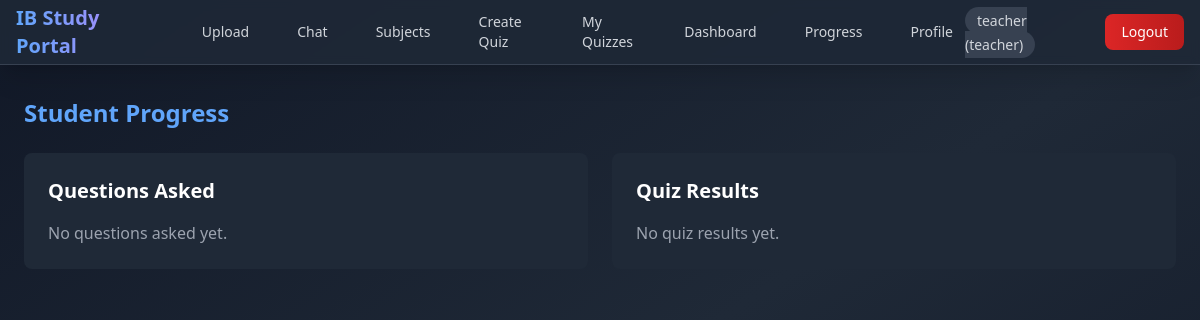
The app's page /progress (signed in), older data.
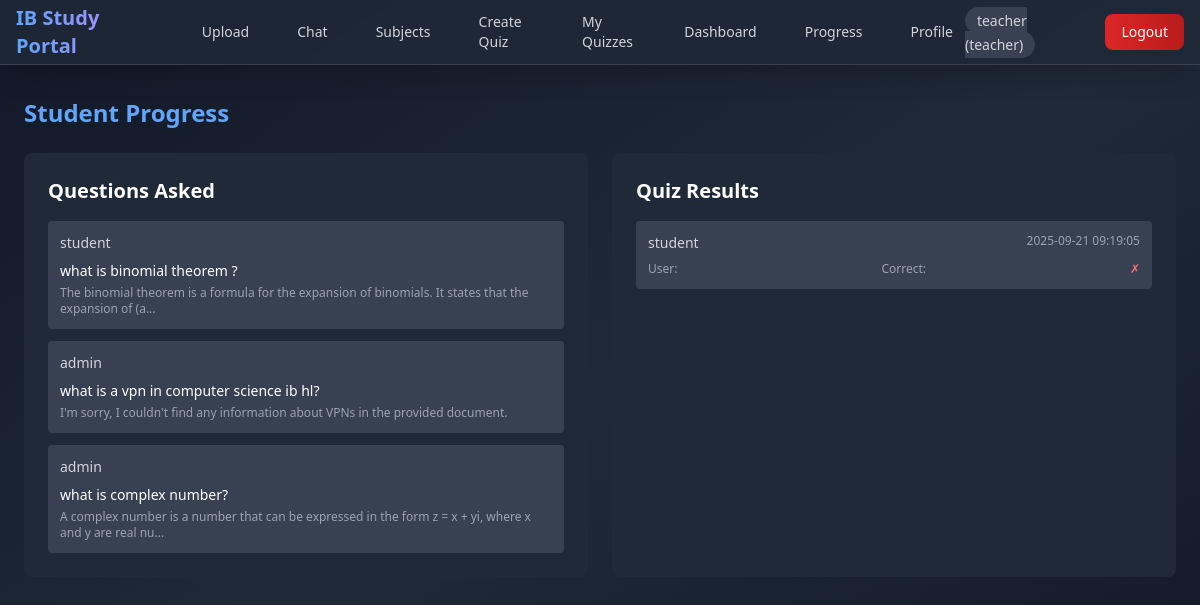
The same page, newer data.
### tables this page shows
CREATE TABLE qa_logs (id INTEGER PRIMARY KEY AUTOINCREMENT,user_id INTEGER,question TEXT NOT NULL,answer TEXT NOT NULL,timestamp TIMESTAMP DEFAULT CURRENT_TIMESTAMP,FOREIGN KEY (user_id) REFERENCES users (id));

CREATE TABLE users (id INTEGER PRIMARY KEY AUTOINCREMENT,username TEXT UNIQUE NOT NULL,password_hash TEXT NOT NULL,role TEXT NOT NULL DEFAULT 'student');

CREATE TABLE quiz_results (id INTEGER PRIMARY KEY AUTOINCREMENT,user_id INTEGER,quiz_id INTEGER,score REAL NOT NULL,answers TEXT NOT NULL,time TIMESTAMP DEFAULT CURRENT_TIMESTAMP,FOREIGN KEY (user_id) REFERENCES users (id),FOREIGN KEY (quiz_id) REFERENCES quizzes (id));

### auth.py (the view)
	def wrapper(*args,**kwargs):
		if 'user_id' not in session:
			flash('You need to login first','error')
			return redirect(url_for('login'))
		return f(*args,**kwargs)

### app.py (called while the page is built)
@app.route('/progress')
@login_required
def progress():
	user=get_current_user()
	if user['role'] in ['admin','teacher']:
		qa_logs,quiz_results=get_qa_logs(),get_quiz_results()
	else:
		qa_logs,quiz_results=get_qa_logs(user['id']),get_quiz_results(user['id'])
	return render_template('progress.html',qa_logs=qa_logs,quiz_results=quiz_results)

### auth.py (called while the page is built)
def login_required(f):
	def wrapper(*args,**kwargs):
		if 'user_id' not in session:
			flash('You need to login first','error')
			return redirect(url_for('login'))
		return f(*args,**kwargs)
	wrapper.__name__=f.__name__
	return wrapper

def get_current_user():
	user_id,username,role=session.get('user_id'),session.get('username'),session.get('role')
	return {'id':user_id,'username':username,'role':role}

### db.py (called while the page is built)
def get_db_connection():return sqlite3.connect(DATABASE)

def get_qa_logs(user_id=None):
	conn=get_db_connection()
	cursor=conn.cursor()
	if user_id:
		cursor.execute('''SELECT qa.question, qa.answer, qa.timestamp, u.username FROM qa_logs qa JOIN users u ON qa.user_id = u.id WHERE qa.user_id = ? ORDER BY qa.timestamp DESC''',(user_id,))
	else:
		cursor.execute('''SELECT qa.question, qa.answer, qa.timestamp, u.username FROM qa_logs qa JOIN users u ON qa.user_id = u.id ORDER BY qa.timestamp DESC''')
	logs=[{'question':row[0],'answer':row[1],'timestamp':row[2],'username':row[3]} for row in cursor.fetchall()]
	conn.close()
	return logs

def get_quiz_results(user_id=None):
	conn=get_db_connection()
	cursor=conn.cursor()
	if user_id:
		cursor.execute('''SELECT qr.score, qr.time, qr.answers, u.username, q.title FROM quiz_results qr JOIN users u ON qr.user_id = u.id JOIN quizzes q ON qr.quiz_id = q.id WHERE qr.user_id = ? ORDER BY qr.time DESC''',(user_id,))
	else:
		cursor.execute('''SELECT qr.score, qr.time, qr.answers, u.username, q.title FROM quiz_results qr JOIN users u ON qr.user_id = u.id JOIN quizzes q ON qr.quiz_id = q.id ORDER BY qr.time DESC''')
	results=[{'score':row[0],'time':row[1],'answers':json.loads(row[2]),'username':row[3],'quiz_title':row[4]} for row in cursor.fetchall()]
	conn.close()
	return results

### templates/progress.html (shortened to what this page needs)
{% extends "base.html" %}
{% block content %}
<div class="max-w-6xl mx-auto">
    <h1 class="text-2xl font-bold mb-6 text-blue-400">Student Progress</h1>
    <div class="grid grid-cols-1 lg:grid-cols-2 gap-6">
        <div class="bg-gray-800 rounded-lg p-6">
            <h2 class="text-xl font-semibold mb-4 text-white">Questions Asked</h2>
            {% if qa_logs %}
                <div class="space-y-3 max-h-96 overflow-y-auto">
                    {% for log in qa_logs %}
                        <div class="bg-gray-700 rounded p-3">
                            <div class="flex justify-between items-start mb-2">
                                <span class="text-sm text-gray-300">{{ log.username }}</span>
                            </div>
                            <p class="text-white text-sm mb-1">{{ log.question }}</p>
                            <p class="text-gray-400 text-xs">{{ log.answer[:100] }}{% if log.answer|length > 100 %}...{% endif %}</p>
                        </div>
                    {% endfor %}
                </div>
            {% else %}
                <p class="text-gray-400">No questions asked yet.</p>
            {% endif %}
        </div>
        <div class="bg-gray-800 rounded-lg p-6">
            <h2 class="text-xl font-semibold mb-4 text-white">Quiz Results</h2>
            {% if quiz_results %}
                <div class="space-y-3 max-h-96 overflow-y-auto">
                    {% for result in quiz_results %}
                        <div class="bg-gray-700 rounded p-3">
                            <div class="flex justify-between items-start mb-2">
                                <span class="text-sm text-gray-300">{{ result.username }}</span>
                                <span class="text-xs text-gray-400">{{ result.time }}</span>
                            </div>
                            <div class="flex justify-between items-center">
                                <span class="text-xs text-gray-400">User: {{ result.user_answer }}</span>
                                <span class="text-xs text-gray-400">Correct: {{ result.correct_answer }}</span>
                                {% if result.is_correct %}
                                    <span class="text-green-400 text-xs">✓</span>
                                {% else %}
                                    <span class="text-red-400 text-xs">✗</span>
                                {% endif %}
                            </div>
                        </div>
                    {% endfor %}
                </div>
            {% else %}
                <p class="text-gray-400">No quiz results yet.</p>
            {% endif %}
        </div>
    </div>
</div>
{% endblock %}

### templates/base.html (shortened to what this page needs)
<!DOCTYPE html>
<html lang="en" class="dark">
<head>
    <script src="https://cdn.tailwindcss.com"></script>
</head>
<body class="bg-gradient-to-br from-gray-900 via-gray-800 to-gray-900 text-white min-h-screen">
    <nav class="bg-gray-800/90 backdrop-blur-sm shadow-xl border-b border-gray-700">
        <div class="max-w-7xl mx-auto px-4">
            <div class="flex justify-between items-center h-16">
                <div class="flex items-center space-x-8">
                    <h1 class="text-xl font-bold bg-gradient-to-r from-blue-400 to-purple-400 bg-clip-text text-transparent">IB Study Portal</h1>
                    {% if session.user_id %}
                        <div class="hidden md:flex items-center space-x-6">
                            {% if session.role != 'student' %}
                                <a href="{{ url_for('upload') }}" class="text-gray-300 hover:text-white px-3 py-2 rounded-lg text-sm font-medium transition-colors hover:bg-gray-700">Upload</a>
                            {% endif %}
                            <a href="{{ url_for('chat') }}" class="text-gray-300 hover:text-white px-3 py-2 rounded-lg text-sm font-medium transition-colors hover:bg-gray-700">Chat</a>
                            {% if session.role != 'admin' %}
                                <a href="{{ url_for('subjects') }}" class="text-gray-300 hover:text-white px-3 py-2 rounded-lg text-sm font-medium transition-colors hover:bg-gray-700">Subjects</a>
                            {% endif %}
                            {% if session.role == 'student' %}
                                <a href="{{ url_for('student_quizzes') }}" class="text-gray-300 hover:text-white px-3 py-2 rounded-lg text-sm font-medium transition-colors hover:bg-gray-700">My Quizzes</a>
                            {% elif session.role == 'teacher' %}
                                <a href="{{ url_for('create_quiz_route') }}" class="text-gray-300 hover:text-white px-3 py-2 rounded-lg text-sm font-medium transition-colors hover:bg-gray-700">Create Quiz</a>
                                <a href="{{ url_for('my_quizzes') }}" class="text-gray-300 hover:text-white px-3 py-2 rounded-lg text-sm font-medium transition-colors hover:bg-gray-700">My Quizzes</a>
                            {% endif %}
                            {% if session.role in ['admin', 'teacher'] %}
                                <a href="{{ url_for('dashboard') }}" class="text-gray-300 hover:text-white px-3 py-2 rounded-lg text-sm font-medium transition-colors hover:bg-gray-700">Dashboard</a>
                            {% endif %}
                            {% if session.role in ['admin', 'teacher'] %}
                                <a href="{{ url_for('progress') }}" class="text-gray-300 hover:text-white px-3 py-2 rounded-lg text-sm font-medium transition-colors hover:bg-gray-700">Progress</a>
                            {% endif %}
                            <a href="{{ url_for('profile') }}" class="text-gray-300 hover:text-white px-3 py-2 rounded-lg text-sm font-medium transition-colors hover:bg-gray-700">Profile</a>
                        </div>
                    {% endif %}
                </div>
                <div class="flex items-center space-x-4">
                    {% if session.user_id %}
                        <div class="hidden sm:block">
                            <span class="text-gray-300 text-sm bg-gray-700 px-3 py-1 rounded-full">{{ session.username }} ({{ session.role }})</span>
                        </div>
                        <a href="{{ url_for('logout') }}" class="bg-gradient-to-r from-red-600 to-red-700 hover:from-red-700 hover:to-red-800 text-white px-4 py-2 rounded-lg text-sm font-medium transition-all transform hover:scale-105">Logout</a>
                    {% else %}
                        <a href="{{ url_for('login') }}" class="bg-gradient-to-r from-blue-600 to-blue-700 hover:from-blue-700 hover:to-blue-800 text-white px-4 py-2 rounded-lg text-sm font-medium transition-all transform hover:scale-105">Login</a>
                    {% endif %}
                </div>
            </div>
        </div>
    </nav>
    <main class="max-w-7xl mx-auto px-4 py-8">
        {% block content %}{% endblock %}
    </main>
</body>
</html>

Row changes from the older to the newer data that the page shows:
added qa_logs: username "student", question "what is binomial theorem ?", answer "The binomial theorem is a formula for the expansion of binomials. It states that the expansion of (a"
added qa_logs: username "admin", question "what is a vpn in computer science ib hl?", answer "I'm sorry, I couldn't find any information about VPNs in the provided document."
added qa_logs: username "admin", question "what is complex number?", answer "A complex number is a number that can be expressed in the form z = x + yi, where x and y are real nu"
added quiz_results: username "student", time "2025-09-21 09:19:05"
Text that changed along with them:
text no longer shown: "No questions asked yet. No quiz results yet."
